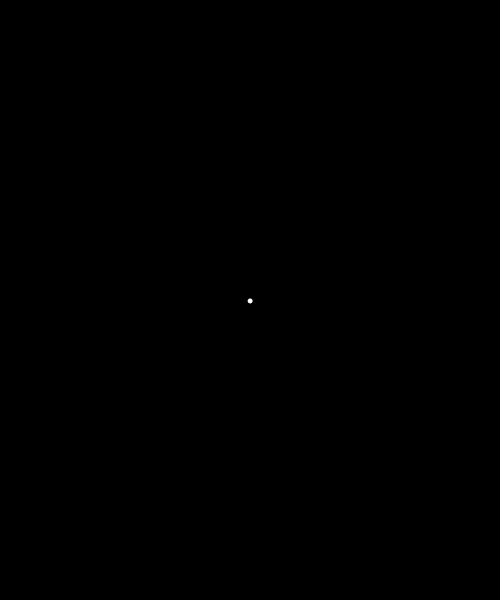
Frame 1 (no input)
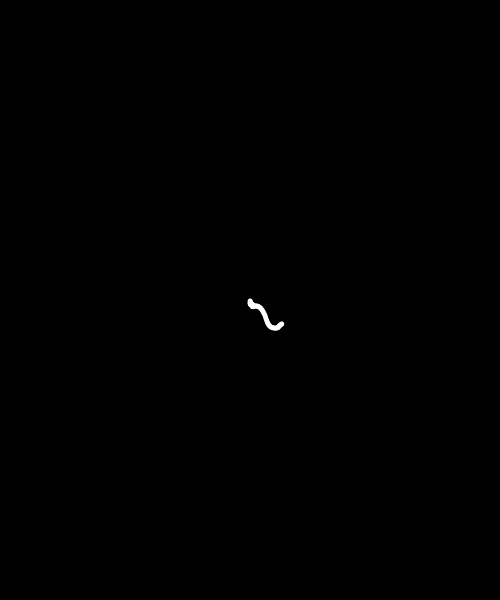
Frame 60 (the mouse pressed at the canvas centre just before this capture)
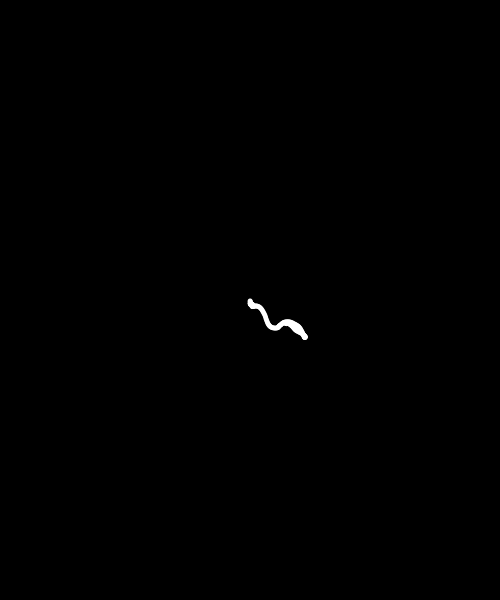
Frame 120 (the mouse held since frame 60 and released just before this capture)

The Processing sketch that drew these frames (run headless with seeded random() and noise(); from frame 60 on, the mouse is pressed at the canvas centre):

// Processing sketch: example_noise
// ── example_noise.pde
float x, y;
float xSpd, ySpd;

void setup() {
  size(500,600);
  background(0);
  noStroke();
  
  x = width/2;
  y = height/2;
  xSpd = 0;
  ySpd = 0;
}

void draw() {
  float freq = 0.05;
  int amp = 5;
  xSpd = noise(frameCount*freq + 100) * amp - amp/2;
  ySpd = noise(frameCount*freq) * amp - amp/2;
  x += xSpd;
  y += ySpd;
  
  fill(255);
  ellipse(x, y, 5, 5);
  
  
}
